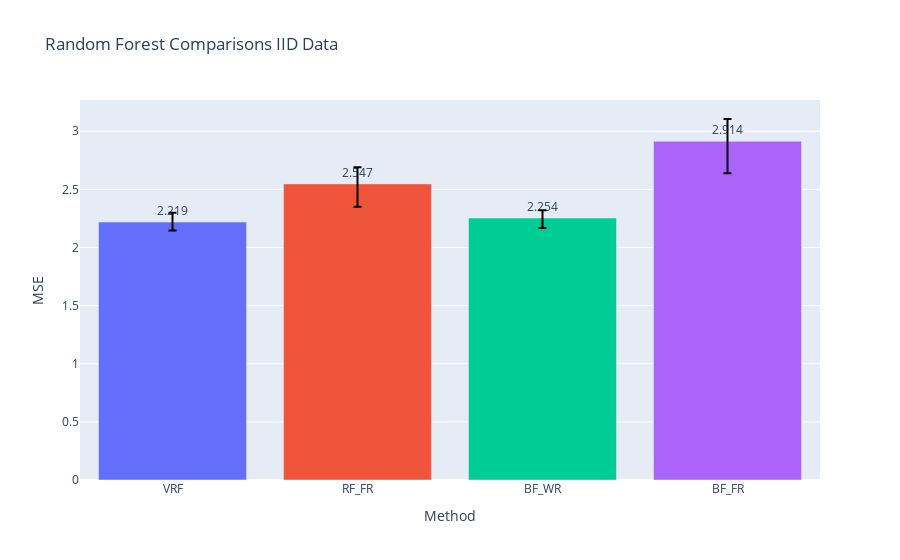

Here is the notebook cell this chart was saved with:
### Code cell
fig = go.Figure()
fig.add_trace(go.Bar(
#     x=['VRF', 'BF_WR', 'BF_FR'], 
    x = df.columns,
    y=(df).mean(),
    marker_color=px.colors.qualitative.Plotly,
    text=np.around((df).mean(),3),
    textposition='outside',
    error_y=dict(
        type='data',
        color='black',
        symmetric=False,
        array=(df).quantile(.75) - (df).mean(),
        arrayminus=(df).mean() - (df).quantile(.25))
#         array=(df).mean() + (df).std(),
#         arrayminus=(df).mean() - (df).std())
))
# fig.add_trace(go.Bar(
#     name='Experimental',
#     x=['GenCp', 'KFCV', 'SPCV'], y=(df).mean(),
#     error_y=dict(type='data', array=[1, 2])
# ))
# fig.update_layout(barmode='group')
# fig.add_hline(y=1., line_color='red')
fig.update_layout(
#     title=f"FC_\u03B4{delta}_snr{snr}_nk{noise_kernel}_nls{noise_length_scale}_nv{noise_nu}_Xk{X_kernel}_Xls{X_length_scale}_Xv{X_nu}",
    title=f"Random Forest Comparisons IID Data" if delta==0 else f"Random Forest Comparisons Dependent Data",
    xaxis_title="Method",
    yaxis_title="MSE",
#     legend_title="Legend Title",
#     font=dict(
#         family="Courier New, monospace",
#         size=18,
#         color="RebeccaPurple"
#     )
)
# barfp = os.path.expanduser(savedir + fig.layout.title['text'] + ".jpeg")
# fig.write_image(os.path.expanduser(barfp))
fig.show()

### Figure 1 — Plotly figure (JSON) as saved in the notebook; plotly's stock layout.template omitted (floating-point values rounded to 4 significant figures)
{"data": [{"error_y": {"array": [0.07959, 0.1429, 0.06653, 0.1915], "arrayminus": [0.07191, 0.197, 0.086, 0.2752], "color": "black", "symmetric": false, "type": "data"}, "marker": {"color": ["#636EFA", "#EF553B", "#00CC96", "#AB63FA", "#FFA15A", "#19D3F3", "#FF6692", "#B6E880", "#FF97FF", "#FECB52"]}, "text": [2.219, 2.547, 2.254, 2.914], "textposition": "outside", "type": "bar", "x": ["VRF", "RF_FR", "BF_WR", "BF_FR"], "y": [2.219, 2.547, 2.254, 2.914]}], "layout": {"title": {"text": "Random Forest Comparisons IID Data"}, "xaxis": {"title": {"text": "Method"}}, "yaxis": {"title": {"text": "MSE"}}}}
